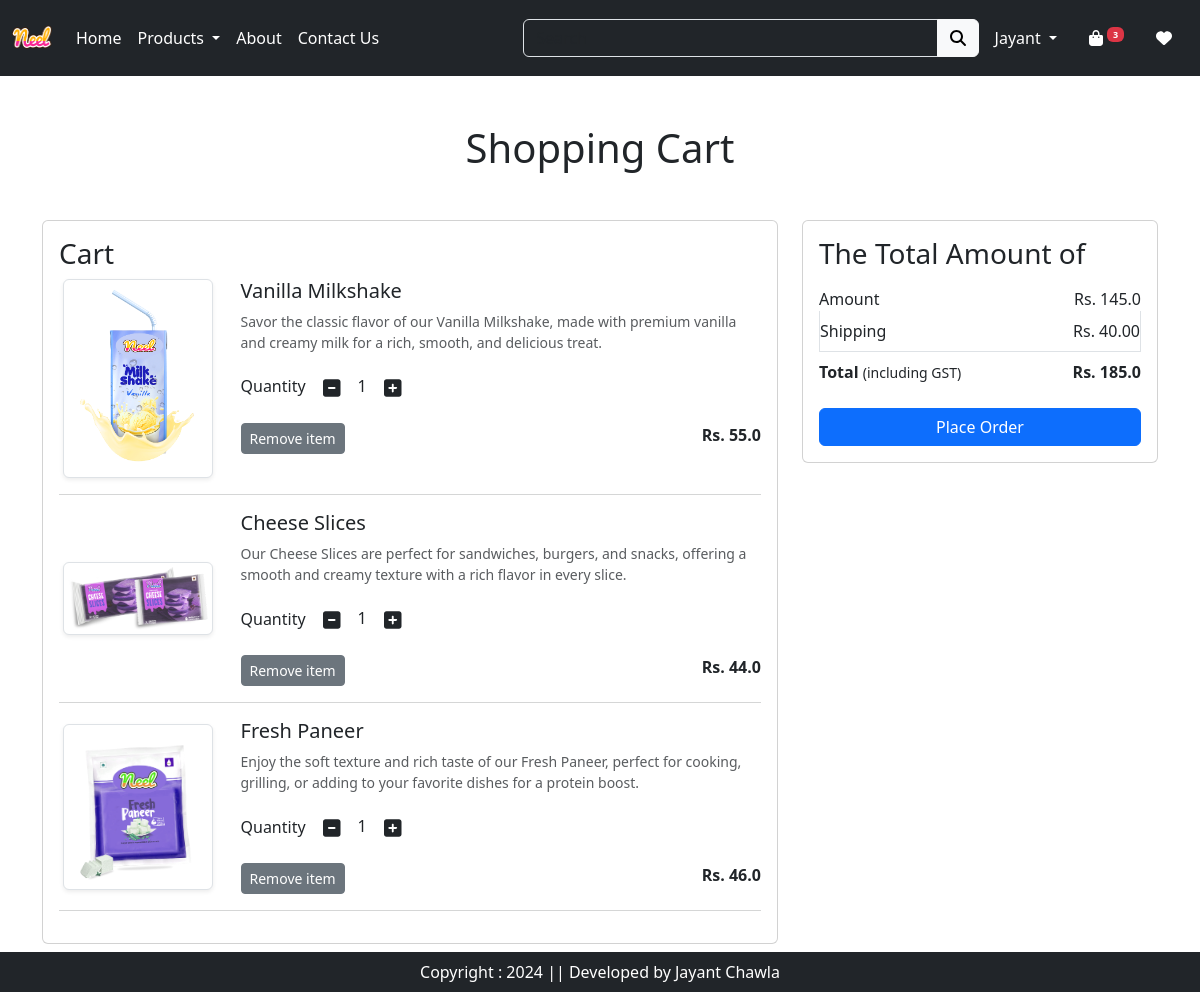
The app's page /cart/ (signed in) with its own data.
### app/models.py (models this page shows, shortened)
class Cart(models.Model):
    user = models.ForeignKey(User, on_delete=models.CASCADE)
    product = models.ForeignKey(Product, on_delete=models.CASCADE)
    quantity = models.PositiveIntegerField(default=1)

class Product(models.Model):
    id = models.AutoField(primary_key=True)
    title = models.CharField(max_length=100)
    selling_price = models.FloatField()
    discounted_price = models.FloatField()
    description = models.TextField()
    composition = models.TextField(default='')
    prodapp = models.TextField(default='')
    category = models.CharField(choices=CATEGORY_CHOICES, max_length=2)
    product_image = models.ImageField(upload_to='product')

### app/views.py (the view)
# urls.py: path('cart/',views.show_cart,name="showCart"),
def show_cart(request):
  totalitem = 0
  totalitemWishlist =  0
  if request.user.is_authenticated:
    totalitem = len(Cart.objects.filter(user=request.user))
    totalitemWishlist= len(Wishlist.objects.filter(user=request.user))
  user=request.user
  cart = Cart.objects.filter(user=user)
  amount = 0
  for p in cart:
      value = p.quantity * p.product.discounted_price
      amount = amount + value
  totalamount = amount + 40
  return render(request,"app/addToCart.html",locals())

### app/templates/app/addToCart.html (shortened to what this page needs)
{% extends 'app/base.html' %}
{% load static %}
{% block main-content %}
<div class="container my-5">
<div class="row">
  {% if cart %}
  <h1 class="text-center mb-5">Shopping Cart</h1>
  <div class="col-sm-8">
    <div class="card">
      <div class="card-body">
        <h3>Cart</h3>
        {% for item in cart %}
        <div class="row">
          <div class="col-sm-3 text-center align-self-center"><img src="{{item.product.product_image.url}}" alt="" srcset="" class="img-fluid img-thumbnail shadow-sm" height="150" width="150"></div>
          <div class="col-sm-9">
            <div>
              <h5>{{item.product.title}}</h5>
              <p class="mb-2 text-muted small">{{item.product.description}}</p>
              <div class="my-3">
                <label for="quantity">Quantity</label>
                <a class="minus-cart btn" pid={{item.product.id}}><i class="fas fa-minus-square fa-lg"></i></a>
                <span id="quantity">{{item.quantity}}</span>
                <a class="plus-cart btn" pid={{item.product.id}}><i class="fas fa-plus-square fa-lg"></i></a>
              </div>
              <div class="d-flex justify-content-between">
                <a href="#" class="remove-cart btn btn-sm btn-secondary mr-3" pid={{item.product.id}}>Remove item </a>
                <p class="mb-0"><span><strong>Rs. {{item.product.discounted_price}}</strong></span></p>
              </div>
            </div>
          </div>
        </div>
        <hr class="text-muted">
        {% endfor %}
      </div>
    </div>
  </div>
  <div class="col-sm-4">
    <div class="card">
      <div class="card-body">
        <h3>The Total Amount of</h3>
        <ul class="list-group">
          <li class="list-group-item d-flex justify-content-between align-items-center border-0 px-0 pb-0">Amount<span id="amount">Rs. {{amount}}</span></li>
          <li class="list-group-item d-flex justify-content-between align-items-center px-0">Shipping<span>Rs. 40.00</span></li>
          <li class="list-group-item d-flex justify-content-between align-items-center border-0 px-0 mb-3">
            <div>
              <strong>Total</strong> <small>(including GST)</small>
            </div>
            <span id="totalamount"><strong>Rs. {{totalamount}}</strong></span>
          </li>
        </ul>
        <div class="d-grid"><a href="{% url 'checkout' %}" class="btn btn-primary">Place Order</a></div>
      </div>
    </div>
  </div>
  {% else %}
  <h1 class="text-center mb-5">Cart is Empty</h1>
  {% endif %}
</div>
</div>
{% endblock main-content %}

### app/templates/app/base.html (shortened to what this page needs)
<!DOCTYPE html>
{% load static %}
<html lang="en">
<head>
  <link href="https://cdn.jsdelivr.net/npm/bootstrap@5.3.3/dist/css/bootstrap.min.css" rel="stylesheet"
 />
  <link rel="stylesheet" href="{% static 'app/css/owl.carousel.min.css' %}" />
  <link rel="stylesheet" href="{% static 'app/css/all.min.css' %}" />
  <link rel="stylesheet" href="{% static 'app/css/style.css' %}" />
</head>
<body>
  <nav class="navbar navbar-expand-lg navbar-dark bg-dark">
    <div class="container-fluid">
      <a class="navbar-brand" href="{% url "home" %}">
        <img src="{% static "app/images/neel.png" %}" width="40" height="50" />
      </a>
      <div class="collapse navbar-collapse" id="navbarSupportedContent">
        <ul class="navbar-nav me-auto mb-2 mb-lg-0">
          {% if request.user.is_authenticated %}
          <li class="nav-item">
            <a class="nav-link active" aria-current="page" href="{% url "home" %}">Home</a>
          </li>
          <li class="nav-item dropdown">
            <a class="nav-link dropdown-toggle text-white" href="#" role="button" data-bs-toggle="dropdown"
              aria-expanded="false">
              Products
            </a>
          <li class="nav-item">
            <a class="nav-link text-white" href="{% url "about" %}">About</a>
          </li>
          <li class="nav-item">
            <a class="nav-link text-white" href="{% url "contact" %}">Contact Us</a>
          </li>
        </ul>
        <form class="d-flex w-50 bg-transparent text-dark" role="search" action="/search">
          <div class="input-group">
          <input class="form-control bg-transparent text-white" type="search" placeholder="Search" name="search" aria-label="Search" />
              <button class="btn btn-light" type="submit">
                <i class="fas fa-search"></i>
              </button>
          </div>
        </form>
      </div>
      <ul class="navbar-nav me-auto mb-2 mb-lg-0">
        <li class="nav-item dropdown mx-2">
          <a class="nav-link dropdown-toggle text-white" href="#" role="button" data-bs-toggle="dropdown"
            aria-expanded="false">
            Jayant
          </a>
        </li>
        <li class="nav-item mx-2">
          <a href="{% url "showCart" %}" class="nav-link text-white"><i class="fa fa-bag-shopping"></i>
            <sup><span class="badge bg-danger">{% if totalitem > 0 %}{{totalitem}}{% endif %}</sup></span></a>
        </li>
        <li class="nav-item mx-2">
          <a href="{% url "showwishlist" %}" class="nav-link text-white"><i class="fa fa-heart"></i>
          </span></a>
        </li>
        {% endif %}
      </ul>
    </div>
  </nav>
  {% block main-content %}{% endblock main-content %}
  <footer class="container-fluid bg-dark text-center text-white p-2 mt-5 fixed-bottom">Copyright : 2024 || Developed
    by Jayant Chawla</footer>
</body>
</html>

### records on screen
Cart: product.product_image (picture), product "Vanilla Milkshake", product.description "Savor the classic flavor of our Vanilla Milkshake, made with premium vanilla and creamy milk for a rich, smooth, and delicious treat.", quantity "1", product.discounted_price "55.0"
Cart: product.product_image (picture), product "Cheese Slices", product.description "Our Cheese Slices are perfect for sandwiches, burgers, and snacks, offering a smooth and creamy texture with a rich flavor in every slice.", quantity "1", product.discounted_price "44.0"
Cart: product.product_image (picture), product "Fresh Paneer", product.description "Enjoy the soft texture and rich taste of our Fresh Paneer, perfect for cooking, grilling, or adding to your favorite dishes for a protein boost.", quantity "1", product.discounted_price "46.0"

### other values on screen
{{ totalitem }} "3"
{{ amount }} "145.0"
{{ totalamount }} "185.0"
